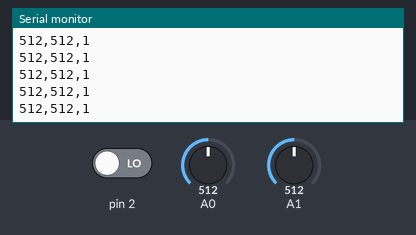
Recording of a sketch running on a simulated Arduino Uno, built with avr-gcc and run on an emulated ATmega328P. Shown: the last lines printed to the serial monitor. The test bench sets the inputs (shaded band); at power-on: A1 = 512, pin 2 LOW, A0 = 512.

Above: at 4.2 s.
4.3 s: A1 set to 107
At 5.0 s:
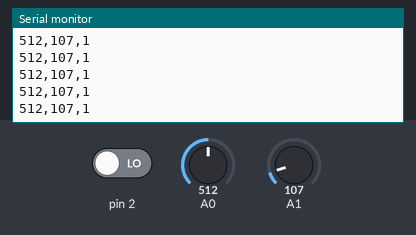
5.8 s: A1 set to 93
At 6.6 s:
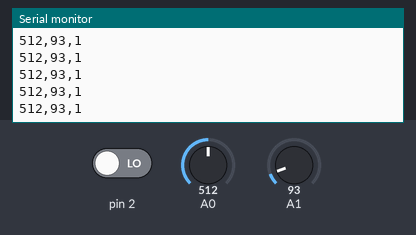
Timing chart, 0 to 8.8 s (numbered marks = the images above; inputs shaded):
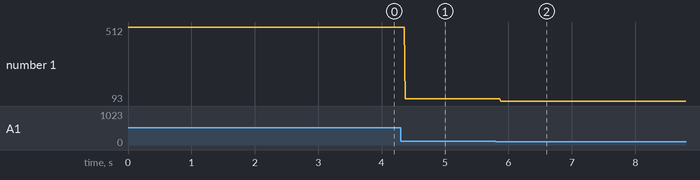

Measured:
- after the input at 4.3 s, the serial monitor: prints a new line after 0.07 s (image 1)
- after the input at 5.8 s, the serial monitor: prints a new line after 0.08 s (image 2)
- plotted number 1: 512 → 107 after the input at 4.3 s, 107 → 93 after the input at 5.8 s

The sketch:

arduino_side.ino
```cpp
int xValue = 0;
int yValue = 0;
int bValue = 0;

void setup()
{
  Serial.begin(9600);
  pinMode(2, INPUT);
}

void loop()
{
  xValue = analogRead(A0);
  yValue = analogRead(A1);

  bValue = digitalRead(2);

  Serial.print(xValue,DEC);
  Serial.print(",");
  Serial.print(yValue,DEC);
  Serial.print(",");
  Serial.print(!bValue,DEC);
  Serial.print("\n");

}
```
